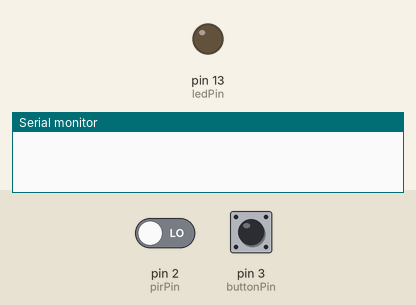
The sketch below on a simulated Arduino Uno, built with avr-gcc and run on an emulated ATmega328P. On the bench: output pins drawn as LEDs (lit = HIGH), the last lines printed to the serial monitor. Dashed ring = blinking. The inputs (shaded band) are chosen by the test bench; at power-on: pin 3 (buttonPin) HIGH, pin 2 (pirPin) LOW.

Above: at 1.2 s.
1.3 s: pin 3 (buttonPin) pulled LOW for 1 s
At 2.15 s:
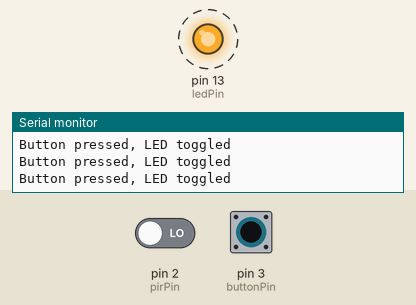
3.8 s: pin 2 (pirPin) driven HIGH
At 4.8 s:
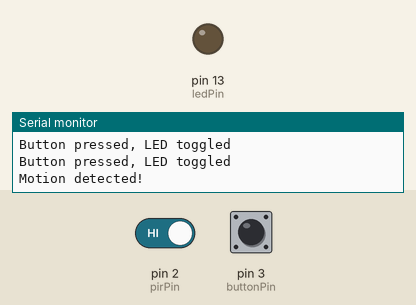
5.3 s: pin 3 (buttonPin) pulled LOW for 3.2 s
At 9.3 s:
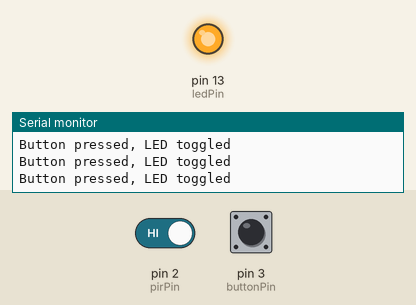
10.0 s: pin 2 (pirPin) driven LOW and pin 3 (buttonPin) driven LOW
At 10.17 s:
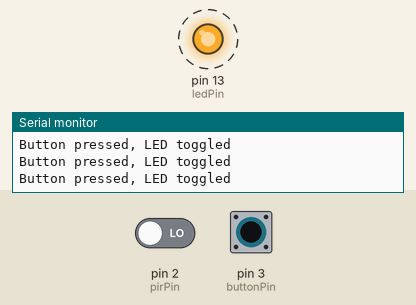
13.0 s: pin 3 (buttonPin) driven HIGH
At 13.4 s:
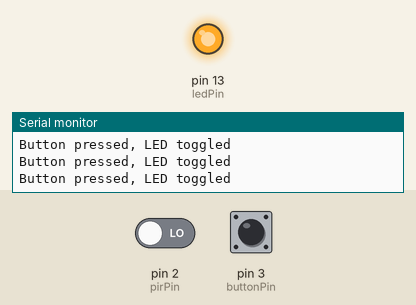
14.5 s: pin 3 (buttonPin) driven LOW
At 14.67 s:
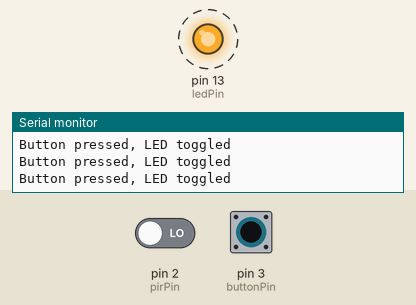
Timing chart, 0 to 18.5 s (numbered marks = the images above; inputs shaded):
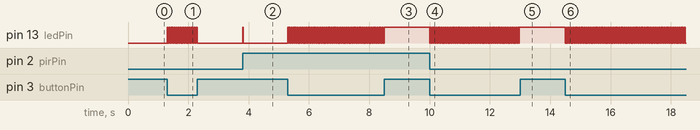

The sketch:

task1.T2.ino
```cpp
const int ledPin = 13; // LED pin
const int pirPin = 2; // PIR sensor pin
const int buttonPin = 3; // Button pin

int ledState = LOW; // LED state (LOW or HIGH)

void setup() {
  // Set LED pin as output
  pinMode(ledPin, OUTPUT);
  // Set PIR sensor pin as input
  pinMode(pirPin, INPUT);
  // Set button pin as input with pull-up resistor
  pinMode(buttonPin, INPUT_PULLUP);
  // Enable interrupt on rising edge of PIR sensor
  attachInterrupt(digitalPinToInterrupt(pirPin), PIR_motionDetected, RISING);
  // Start serial communication
  Serial.begin(9600);
}

void loop() {
  // Check button state
  if (!digitalRead(buttonPin)) { // Button pressed
    // Toggle LED state
    ledState = !ledState;
    digitalWrite(ledPin, ledState);
    Serial.println("Button pressed, LED toggled");
  }
}

void PIR_motionDetected() {
  // Turn on LED for 3 seconds
  digitalWrite(ledPin, HIGH);
  Serial.println("Motion detected!");
  delay(3000);
  digitalWrite(ledPin, LOW);
}
```

Measured:
- after the input at 1.3 s, pin 13 (ledPin): alternates HIGH for 0.03 s and LOW for 0.03 s, 34 changes in all, then stays LOW, starting at once
- after the input at 3.8 s, pin 13 (ledPin): LOW → HIGH at once, → LOW 0.02 s later
- after the input at 5.3 s, pin 13 (ledPin): alternates HIGH for 0.03 s and LOW for 0.03 s, 107 changes in all, then stays HIGH, starting at once
- after the input at 10.0 s, pin 13 (ledPin): alternates HIGH for 0.03 s and LOW for 0.03 s, starting at once
- after the input at 13.0 s, pin 13 (ledPin): stops changing and stays HIGH
- after the input at 14.5 s, pin 13 (ledPin): alternates HIGH for 0.03 s and LOW for 0.03 s, starting at once
